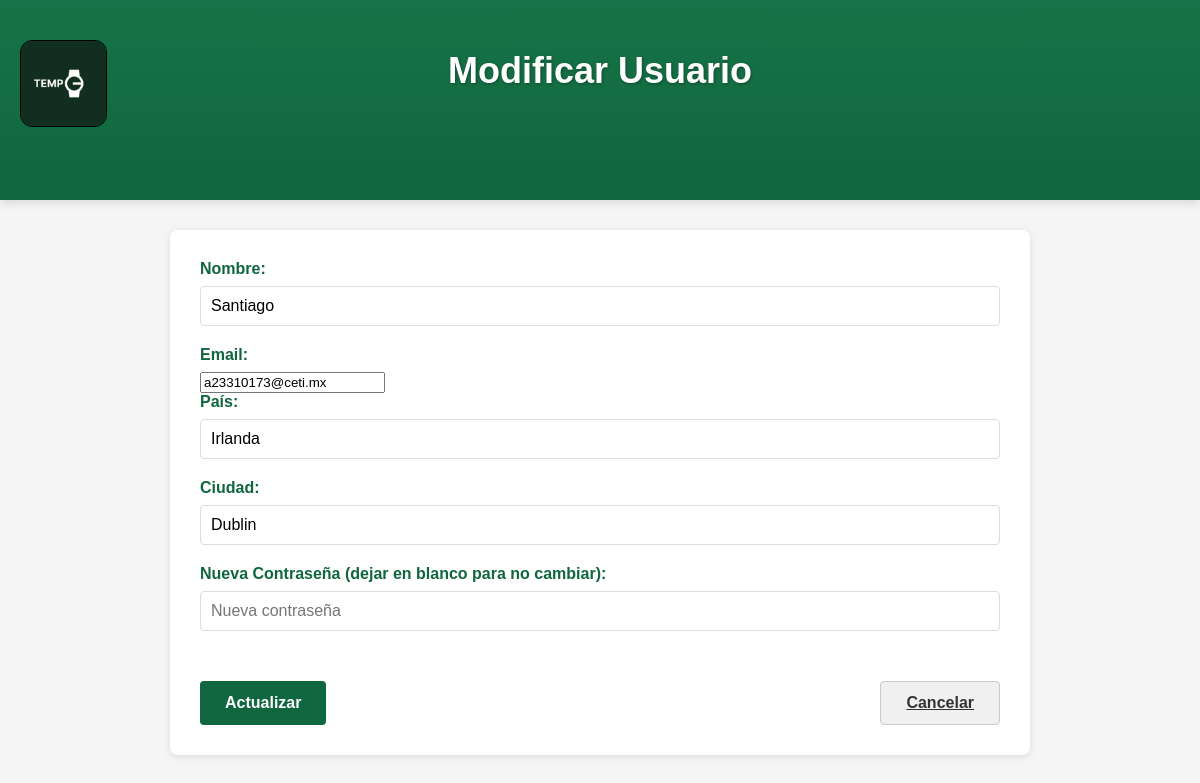
The app's page /modificar_usuario.php?id=1 (signed in) with its own data.
### tables this page shows
CREATE TABLE `usuarios` (
  `id` int(11) NOT NULL AUTO_INCREMENT,
  `nombre` varchar(100) DEFAULT NULL,
  `email` varchar(100) DEFAULT NULL,
  `contrasena` varchar(255) DEFAULT NULL,
  `pais` varchar(100) DEFAULT NULL,
  `ciudad` varchar(100) DEFAULT NULL,
  PRIMARY KEY (`id`),
  UNIQUE KEY `email` (`email`)
);

### modificar_usuario.php (the view, shortened to what this page needs)
<?php
require_once 'conexion.php';
$id = isset($_GET['id']) ? intval($_GET['id']) : 0;
$nombre_usuario = $_SESSION['user_name'];
$conn->query("
    INSERT INTO sesion_activa (id, usuario)
    VALUES (1, '$nombre_usuario')
    ON DUPLICATE KEY UPDATE usuario = '$nombre_usuario'
");
$stmt = $conn->prepare("SELECT nombre, email, pais, ciudad FROM usuarios WHERE id = ?");
$stmt->bind_param("i", $id);
$stmt->execute();
$result = $stmt->get_result();
$usuario = $result->fetch_assoc();
?>
<!DOCTYPE html>
<html lang="es">
<head>
    <link rel="stylesheet" href="modificar_usuario.css">
</head>
<body>
<div class="container">
    <div class="title-container">
        <img src="media/tempologo.png" alt="Logo" class="logo">
        <h1>Modificar Usuario</h1>
    </div>
    <form method="POST">
        <div class="form-group">
            <label for="nombre">Nombre:</label>
            <input type="text" id="nombre" name="nombre" value="<?= htmlspecialchars($usuario['nombre']) ?>" required>
        </div>
        <div class="form-group">
            <label for="email">Email:</label>
            <input type="email" id="email" name="email" value="<?= htmlspecialchars($usuario['email']) ?>" required>
        </div>
        <div class="form-group">
            <label for="pais">País:</label>
            <input type="text" id="pais" name="pais" value="<?= htmlspecialchars($usuario['pais']) ?>">
        </div>
        <div class="form-group">
            <label for="ciudad">Ciudad:</label>
            <input type="text" id="ciudad" name="ciudad" value="<?= htmlspecialchars($usuario['ciudad']) ?>">
        </div>
        <div class="form-group">
            <label for="contrasena">Nueva Contraseña (dejar en blanco para no cambiar):</label>
            <input type="password" id="contrasena" name="contrasena" placeholder="Nueva contraseña">
        </div>
        <div class="button-group">
            <button type="submit" class="btn-update">Actualizar</button>
            <a href="administrar_usuarios.php" class="btn-cancel">Cancelar</a>
        </div>
    </form>
</div>
</body>
</html>

### modificar_usuario.css (style rules this page uses)
body { font-family: Arial, sans-serif; margin: 0; padding: 0; background-color: #f5f5f5; }
.title-container { height: 200px; background: linear-gradient(to bottom, #177347, #10663E); position: relative; margin-bottom: 30px; box-shadow: 0 4px 8px rgba(0, 0, 0, 0.1); }
.title-container .logo { position: absolute; top: 40px; left: 20px; width: 87px; height: 87px; border-radius: 12px; border: 1px solid #000000; box-sizing: border-box; }
.title-container h1 { position: absolute; top: 50px; left: 50%; transform: translateX(-50%); font-family: 'Title Hero', sans-serif; font-size: 36px; font-weight: 550; color: #FFFFFF; margin: 0; text-shadow: 1px 1px 3px rgba(0, 0, 0, 0.3); }
form { max-width: 800px; margin: 0 auto; padding: 30px; background-color: white; border-radius: 8px; box-shadow: 0 2px 8px rgba(0, 0, 0, 0.1); }
label { display: block; margin-bottom: 8px; font-weight: bold; color: #10663E; }
input[type="text"], input[type="password"] { width: 100%; padding: 10px; margin-bottom: 20px; border: 1px solid #ddd; border-radius: 4px; font-size: 16px; box-sizing: border-box; }
.button-group { display: flex; justify-content: space-between; margin-top: 30px; }
.btn-update, .btn-cancel { padding: 12px 25px; border: none; border-radius: 4px; font-size: 16px; font-weight: bold; cursor: pointer; transition: all 0.3s ease; }
.btn-update { background-color: #10663E; color: white; }
.btn-cancel { background-color: #f0f0f0; color: #333; border: 1px solid #ccc; }

### records on screen
usuarios: nombre "Santiago", email "a23310173@ceti.mx", pais "Irlanda", ciudad "Dublin"
